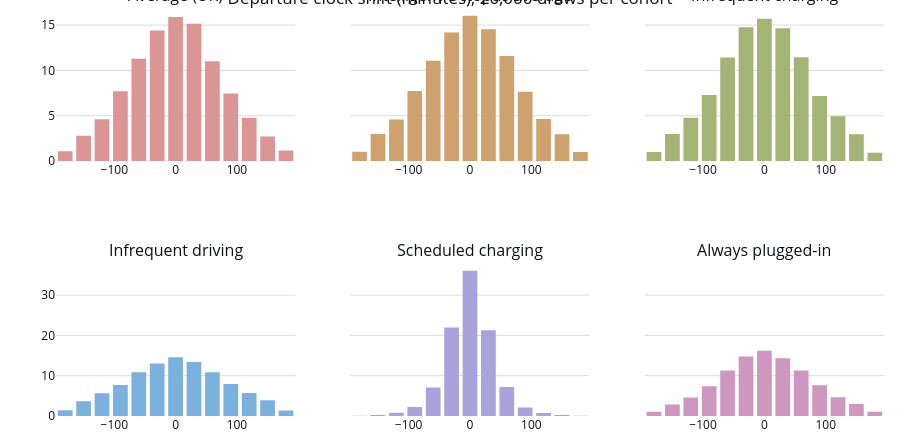

Write notebook code for a chart like this one.
### Markdown cell above
### The shift shape, per cohort

A dedicated draw (not tied to the run above) shows the truncated-t shape itself: fat tails around
each cohort's usual departure time, a hard ±`clock_clip_minutes` bound, and 30-minute rounding.
`scheduled_charging`'s tighter scale and `infrequent_driving`'s wider one (plan 2026-09-29 A1) show
up directly as narrower or wider histograms.

### Code cell
shift_rng = np.random.default_rng(SEED)
SHIFT_DRAWS = 20_000
# Pre-binned (not a raw-point go.Histogram): every chart in this notebook family ships its data as
# a small aggregate, paired with the table below, rather than embedding 20,000 points per panel.
bin_edges = np.arange(-clip_minutes - 15.0, clip_minutes + 30.0, 30.0)
bin_centres = (bin_edges[:-1] + bin_edges[1:]) / 2.0

figure = make_subplots(
    rows=2,
    cols=3,
    subplot_titles=[fixture.cohorts[i].source_name for i in range(6)],
    shared_yaxes=True,
)
shift_summary = []
bin_table = {}
for index, cohort_id in enumerate(cohort_order):
    scale = by_cohort[cohort_id]["departure_scale_minutes"]
    uniforms = shift_rng.random(SHIFT_DRAWS)
    shifts = sampling.truncated_t_shift_minutes(uniforms, np.asarray(scale), t_df, clip_minutes)
    assert shifts.min() >= -clip_minutes - 1e-9 and shifts.max() <= clip_minutes + 1e-9
    assert np.all(np.mod(shifts, 30.0) == 0.0), "every shift must round to the half hour"
    counts, _ = np.histogram(shifts, bins=bin_edges)
    bin_table[cohort_id] = counts
    row, col = index // 3 + 1, index % 3 + 1
    figure.add_trace(
        go.Bar(
            x=bin_centres,
            y=100 * counts / SHIFT_DRAWS,
            marker_color=ARCHETYPE_COLOURS[index],
            showlegend=False,
        ),
        row=row,
        col=col,
    )
    shift_summary.append(
        {
            "cohort_id": cohort_id,
            "scale_min": scale,
            "p05_min": float(np.percentile(shifts, 5)),
            "p95_min": float(np.percentile(shifts, 95)),
            "share_within_2h_%": round(100 * float((np.abs(shifts) <= 120).mean()), 1),
        }
    )
figure.update_layout(
    title_text=f"Departure clock shift (minutes), {SHIFT_DRAWS:,} draws per cohort"
)
apply_notebook_style(figure, height=CHART_HEIGHTS["small_multiple_panel"] * 2 + 80)

### Figure 1 — Plotly figure (JSON) as saved in the notebook; plotly's stock layout.template omitted (floating-point values rounded to 4 significant figures)
{"data": [{"marker": {"color": "#DB9595"}, "showlegend": false, "x": [-180.0, -150.0, -120.0, -90.0, -60.0, -30.0, 0.0, 30.0, 60.0, 90.0, 120.0, 150.0, 180.0], "y": [1.065, 2.8, 4.595, 7.71, 11.29, 14.41, 15.88, 15.14, 11.0, 7.455, 4.78, 2.71, 1.15], "xaxis": "x", "yaxis": "y", "type": "bar"}, {"marker": {"color": "#CEA26F"}, "showlegend": false, "x": [-180.0, -150.0, -120.0, -90.0, -60.0, -30.0, 0.0, 30.0, 60.0, 90.0, 120.0, 150.0, 180.0], "y": [1.03, 2.975, 4.585, 7.74, 11.06, 14.19, 16.05, 14.54, 11.59, 7.655, 4.64, 2.95, 0.995], "xaxis": "x2", "yaxis": "y2", "type": "bar"}, {"marker": {"color": "#A4B376"}, "showlegend": false, "x": [-180.0, -150.0, -120.0, -90.0, -60.0, -30.0, 0.0, 30.0, 60.0, 90.0, 120.0, 150.0, 180.0], "y": [0.995, 2.98, 4.77, 7.275, 11.41, 14.77, 15.71, 14.66, 11.46, 7.185, 4.94, 2.945, 0.9], "xaxis": "x3", "yaxis": "y3", "type": "bar"}, {"marker": {"color": "#7DB1DD"}, "showlegend": false, "x": [-180.0, -150.0, -120.0, -90.0, -60.0, -30.0, 0.0, 30.0, 60.0, 90.0, 120.0, 150.0, 180.0], "y": [1.405, 3.63, 5.645, 7.71, 10.87, 13.01, 14.57, 13.43, 10.87, 7.92, 5.7, 3.905, 1.355], "xaxis": "x4", "yaxis": "y4", "type": "bar"}, {"marker": {"color": "#AAA2DD"}, "showlegend": false, "x": [-180.0, -150.0, -120.0, -90.0, -60.0, -30.0, 0.0, 30.0, 60.0, 90.0, 120.0, 150.0, 180.0], "y": [0.06, 0.26, 0.78, 2.245, 7.045, 21.93, 36.06, 21.27, 7.17, 2.105, 0.73, 0.26, 0.09], "xaxis": "x5", "yaxis": "y5", "type": "bar"}, {"marker": {"color": "#CD97C0"}, "showlegend": false, "x": [-180.0, -150.0, -120.0, -90.0, -60.0, -30.0, 0.0, 30.0, 60.0, 90.0, 120.0, 150.0, 180.0], "y": [1.05, 2.85, 4.565, 7.405, 11.29, 14.75, 16.21, 14.31, 11.29, 7.605, 4.63, 2.975, 1.06], "xaxis": "x6", "yaxis": "y6", "type": "bar"}], "layout": {"xaxis": {"anchor": "y", "domain": [0.0, 0.2889]}, "yaxis": {"anchor": "x", "domain": [0.625, 1.0]}, "xaxis2": {"anchor": "y2", "domain": [0.3556, 0.6444]}, "yaxis2": {"anchor": "x2", "domain": [0.625, 1.0], "matches": "y", "showticklabels": false}, "xaxis3": {"anchor": "y3", "domain": [0.7111, 1.0]}, "yaxis3": {"anchor": "x3", "domain": [0.625, 1.0], "matches": "y", "showticklabels": false}, "xaxis4": {"anchor": "y4", "domain": [0.0, 0.2889]}, "yaxis4": {"anchor": "x4", "domain": [0.0, 0.375]}, "xaxis5": {"anchor": "y5", "domain": [0.3556, 0.6444]}, "yaxis5": {"anchor": "x5", "domain": [0.0, 0.375], "matches": "y4", "showticklabels": false}, "xaxis6": {"anchor": "y6", "domain": [0.7111, 1.0]}, "yaxis6": {"anchor": "x6", "domain": [0.0, 0.375], "matches": "y4", "showticklabels": false}, "annotations": [{"font": {"size": 16}, "showarrow": false, "text": "Average (UK)", "x": 0.1444, "xanchor": "center", "xref": "paper", "y": 1.0, "yanchor": "bottom", "yref": "paper"}, {"font": {"size": 16}, "showarrow": false, "text": "Intelligent Octopus average", "x": 0.5, "xanchor": "center", "xref": "paper", "y": 1.0, "yanchor": "bottom", "yref": "paper"}, {"font": {"size": 16}, "showarrow": false, "text": "Infrequent charging", "x": 0.8556, "xanchor": "center", "xref": "paper", "y": 1.0, "yanchor": "bottom", "yref": "paper"}, {"font": {"size": 16}, "showarrow": false, "text": "Infrequent driving", "x": 0.1444, "xanchor": "center", "xref": "paper", "y": 0.375, "yanchor": "bottom", "yref": "paper"}, {"font": {"size": 16}, "showarrow": false, "text": "Scheduled charging", "x": 0.5, "xanchor": "center", "xref": "paper", "y": 0.375, "yanchor": "bottom", "yref": "paper"}, {"font": {"size": 16}, "showarrow": false, "text": "Always plugged-in", "x": 0.8556, "xanchor": "center", "xref": "paper", "y": 0.375, "yanchor": "bottom", "yref": "paper"}], "title": {"text": "Departure clock shift (minutes), 20,000 draws per cohort"}, "margin": {"b": 24}, "height": 440, "paper_bgcolor": "#FFFFFF", "plot_bgcolor": "#FFFFFF"}}
